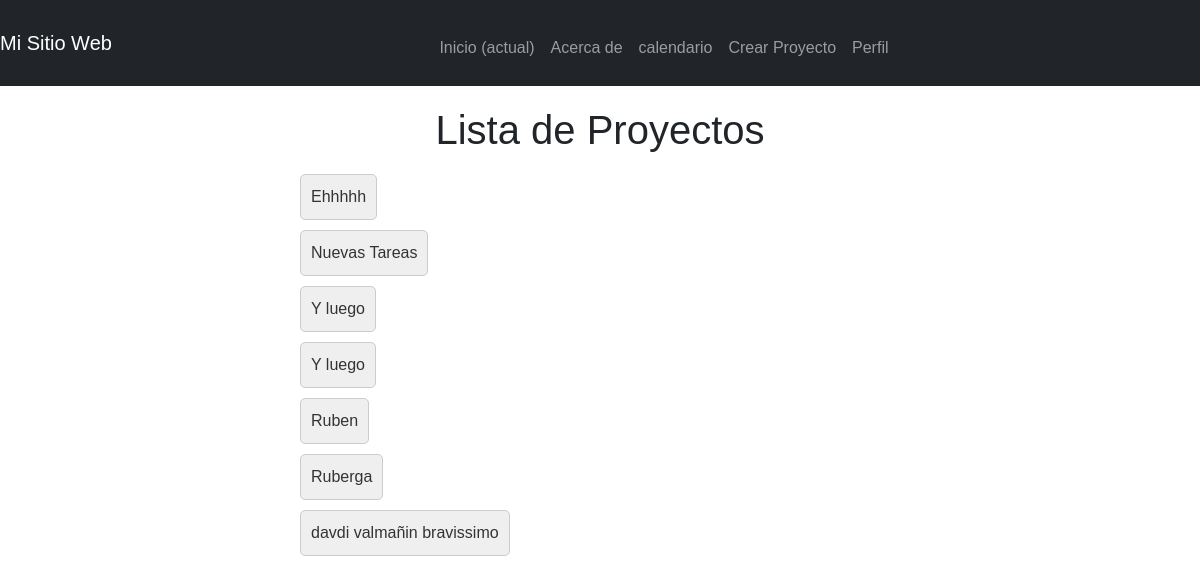
The app's page /Controlador/mostrar.projectes.php (signed in), older data.
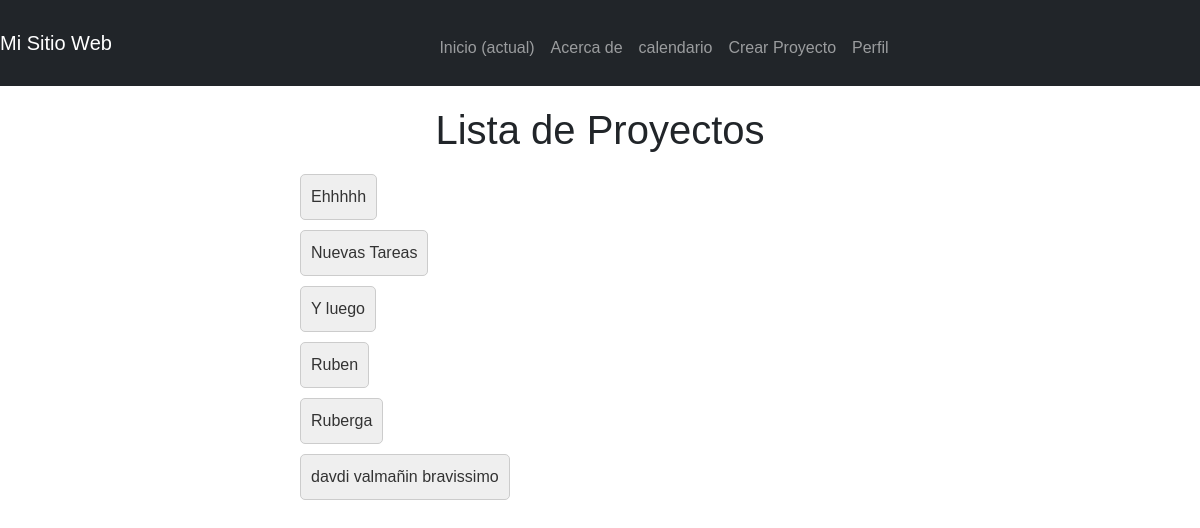
The same page, newer data.
### tables this page shows
CREATE TABLE IF NOT EXISTS `projectes` (
  `id` int(11) NOT NULL AUTO_INCREMENT,
  `nom` varchar(100) NOT NULL,
  `descripcio` text NOT NULL,
  `data_inici` date NOT NULL,
  `data_fi` date NOT NULL,
  `text` text DEFAULT NULL,
  `comentari` text DEFAULT NULL,
  PRIMARY KEY (`id`)
);

### Controlador/mostrar.projectes.php (called while the page is built, shortened)
<?php
include '../Model/mainfunction.php';
if (!isset($_SESSION['email'])) {
    exit("Error: No se ha iniciado sesión");
} else {
    $connexio = connexio();
    $sql = "SELECT id FROM usuaris WHERE email = ?";
    $statement = $connexio->prepare($sql);
    $statement->execute([$_SESSION['email']]);
    $row = $statement->fetch(PDO::FETCH_ASSOC);
}
$connexio = connexio();
$sql = "SELECT p.* FROM proyecto_usuario pu INNER JOIN projectes p ON pu.id_proyecto = p.id WHERE pu.id_usuario = ?";
$statement = $connexio->prepare($sql);
$statement->execute([$row['id']]);
$proyectos = $statement->fetchAll(PDO::FETCH_ASSOC);
include '../Vista/mostrar.projectes.vista.php';
?>

### Vista/mostrar.projectes.vista.php (the view, shortened to what this page needs)
<?php
if (!isset($_SESSION['email'])) {
    exit("Error: No se ha iniciado sesión");
} else {
    $connexio = connexio();
    $sql = "SELECT id, rol FROM usuaris WHERE email = ?";
    $statement = $connexio->prepare($sql);
    $statement->execute([$_SESSION['email']]);
    $row = $statement->fetch(PDO::FETCH_ASSOC);
}
$connexio = connexio();
$sql = "SELECT p.* FROM proyecto_usuario pu INNER JOIN projectes p ON pu.id_proyecto = p.id WHERE pu.id_usuario = ?";
$statement = $connexio->prepare($sql);
$statement->execute([$row['id']]);
$proyectos = $statement->fetchAll(PDO::FETCH_ASSOC);
$es_admin = $row['rol'] === 'admin';
?>
<!DOCTYPE html>
<html lang="es">
<head>
    <link href="https://cdn.jsdelivr.net/npm/bootstrap@5.3.3/dist/css/bootstrap.min.css" rel="stylesheet">
</head>
<body>
    <nav class="navbar navbar-expand-lg navbar-dark bg-dark">
      <a class="navbar-brand" href="#">Mi Sitio Web</a>
      <div class="collapse navbar-collapse" id="navbarSupportedContent">
        <ul class="navbar-nav mr-auto">
          <li class="nav-item active">
            <a class="nav-link" href="#">Inicio <span class="sr-only">(actual)</span></a>
          </li>
          <li class="nav-item">
            <a class="nav-link" href="#">Acerca de</a>
          </li>
          <li class="nav-item">
            <a class="nav-link" href="../Vista/calendari.php">calendario</a>
          </li>
          <?php if ($es_admin): ?>
            <li class="nav-item">
              <a class="nav-link" href="../Controlador/crear_proyecte.php">Crear Proyecto</a>
            </li>
          <?php endif; ?>
          <li class="nav-item">
            <a class="nav-link" href="../Controlador/perfil.php">Perfil</a>
          </li>
        </ul>
      </div>
    </nav>
    <h1>Lista de Proyectos</h1>
    <ul>
        <?php foreach($proyectos as $proyecto): ?>
          <li>
            <button id="<?php echo $proyecto['id']; ?>">
              <?php echo $proyecto['nom']; ?>
            </button>
          </li>
        <?php endforeach; ?>
    </ul>
</body>
</html>

### Vista/mostrar.projectes.vista.php (style rules this page uses)
body { font-family: Arial, sans-serif; margin: 0; padding: 0; }
h1 { text-align: center; margin-top: 20px; }
ul { list-style-type: none; padding: 0; margin: 20px auto; max-width: 600px; }
li { margin-bottom: 10px; }
li button { text-decoration: none; color: #333; display: block; padding: 10px; border: 1px solid #ccc; border-radius: 5px; transition: background-color 0.3s ease; cursor: pointer; }

Row changes from the older to the newer data that the page shows:
removed projectes: nom "Y luego"
